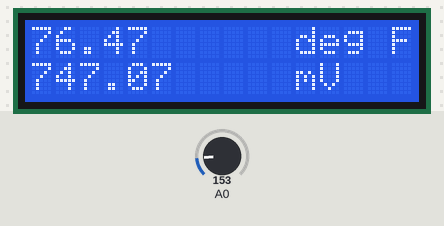
Simulated run of this sketch. Board: Arduino Uno, built with avr-gcc and run on an emulated ATmega328P. On the bench: 16×2 character LCD. Inputs (shaded band) come from the test bench; at power-on: A0 = 153.

Above: at 1.2 s.
1.3 s: A0 set to 165
At 2.8 s:
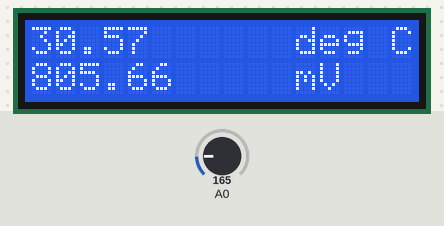
4.5 s: A0 set to 175
At 6.9 s:
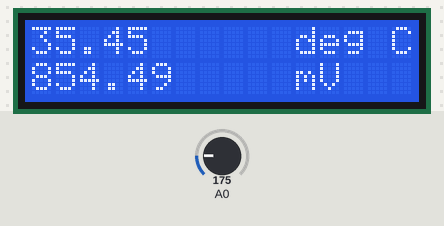
8.6 s: A0 set to 191
At 10.9 s:
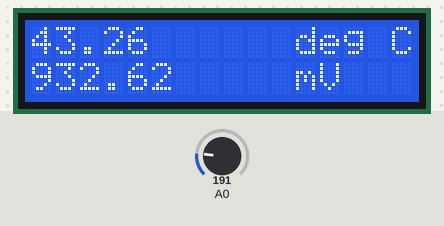
Timing chart, 0 to 12.4 s (numbered marks = the images above; inputs shaded):
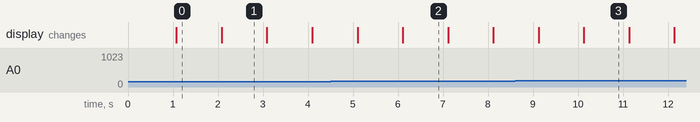

Measured:
- after the input at 1.3 s, the display: changes after 0.78 s (image 1)
- after the input at 4.5 s, the display: first differs from a run without the input after 1.6 s (image 2)
- after the input at 8.6 s, the display: first differs from a run without the input after 1.5 s (image 3)
- what the display in image 1 shows lasts 1.0 s, from 2.1 s to 3.1 s

The sketch:

Lab6_temp_display_v2.ino
```cpp
/*
      ECE 1001/1002  Lab 6 analog voltage display
           John Lindsey   June 2019
*/

// this next line makes the liquid cyrstal display library available to the program
#include <LiquidCrystal.h>

// configure the liquid crystal and Arduino pin connections
// LiquidCrystal(rs, enable, d4, d5, d6, d7)
LiquidCrystal lcd(13, 12, 11, 10, 9, 8);
// declare variables for voltage and temp
float voltage = 0.0;
float TemperatureInC = 0.0;
float TemperatureInF = 0.0;

void setup()
{
  lcd.begin(16, 2);   //starting the LCD as a 16 character, 2 line display
  lcd.clear();
}

void loop()
{
  // Check TMP36 voltage, convert to C and F
  voltage = analogRead(A0) * 4.8828125;
  TemperatureInC = (voltage - 500)/10;
  TemperatureInF = TemperatureInC * (9.0 / 5.0) + 32.0;
  // Display temp in C for 0.5 sec
  lcd.clear();
  lcd.setCursor(0, 1);
  lcd.print(voltage);
  lcd.setCursor(11, 1);
  lcd.print("mV");
  lcd.setCursor(0, 0);
  lcd.print(TemperatureInC);
  lcd.setCursor(11, 0);
  lcd.print("deg C");
  delay (1000);
  // Display temp in F for 0.5 sec
  lcd.clear();
  lcd.setCursor(0, 1);
  lcd.print(voltage);
  lcd.setCursor(11, 1);
  lcd.print("mV");
  lcd.setCursor(0, 0);
  lcd.print(TemperatureInF);
  lcd.setCursor(11, 0);
  lcd.print("deg F");
  delay (1000);
}
```
